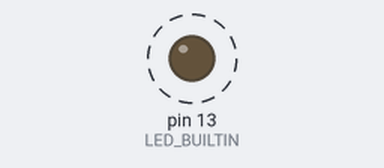
A sketch run on a simulated Arduino Uno, built with avr-gcc and run on an emulated ATmega328P. Parts: output pins drawn as LEDs (lit = HIGH). Dashed ring = blinking. Random numbers use the default seed unless the sketch sets one; what the sketch prints to the serial monitor is not drawn.

Above: at 1.6 s.
Timing chart, 0 to 4.0 s (numbered marks = the images above):
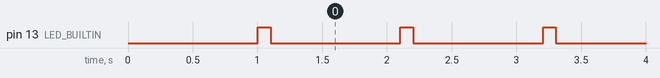

Measured:
- by itself, pin 13 (LED_BUILTIN): alternates HIGH for 0.10 s and LOW for 1.0 s

The sketch:

init.ino
```cpp
void setup() {
  Serial.begin(9600);
  pinMode(LED_BUILTIN, OUTPUT);
  randomSeed(analogRead(0));
  Serial.println("Sistema de sensores para el servidor de Luiggy");
  delay(1000);
}

void loop() {
  float temperatura = random(1500, 3500) / 100.0;
  float humedad = random(30, 91);
  int puerta = random(0, 2);

  Serial.print("{");
  Serial.print("\"temperatura\":");
  Serial.print(temperatura, 2);
  Serial.print(",\"humedad\":");
  Serial.print(humedad, 1);
  Serial.print(",\"timestamp\":");
  Serial.print(millis());
  Serial.println("}");

  digitalWrite(LED_BUILTIN, HIGH);
  delay(100);
  digitalWrite(LED_BUILTIN, LOW);

  delay(1000);
}
```
